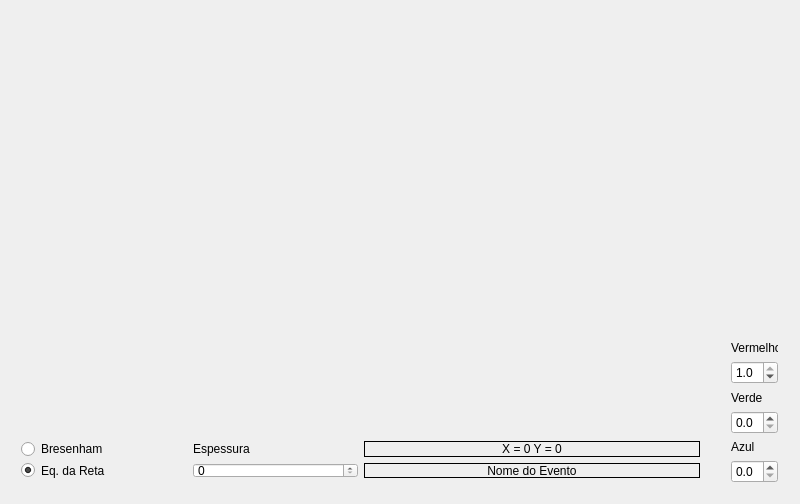
<?xml version="1.0" encoding="UTF-8"?>
<ui version="4.0">
 <class>MainWindow</class>
 <widget class="QMainWindow" name="MainWindow">
  <property name="geometry">
   <rect>
    <x>0</x>
    <y>0</y>
    <width>800</width>
    <height>504</height>
   </rect>
  </property>
  <property name="windowTitle">
   <string>MainWindow</string>
  </property>
  <widget class="QWidget" name="centralWidget">
   <widget class="GLPanel" name="glwidget" native="true">
    <property name="geometry">
     <rect>
      <x>10</x>
      <y>10</y>
      <width>700</width>
      <height>400</height>
     </rect>
    </property>
   </widget>
   <widget class="QWidget" name="layoutWidget">
    <property name="geometry">
     <rect>
      <x>10</x>
      <y>430</y>
      <width>701</width>
      <height>59</height>
     </rect>
    </property>
    <layout class="QGridLayout" name="gridLayout_2">
     <item row="0" column="0" rowspan="2">
      <layout class="QGridLayout" name="gridLayout">
       <item row="0" column="0">
        <widget class="QRadioButton" name="radioBresen">
         <property name="text">
          <string>Bresenham</string>
         </property>
        </widget>
       </item>
       <item row="0" column="1">
        <widget class="QLabel" name="lbEspessura">
         <property name="text">
          <string>Espessura</string>
         </property>
        </widget>
       </item>
       <item row="1" column="0">
        <widget class="QRadioButton" name="radioEqReta">
         <property name="text">
          <string>Eq. da Reta</string>
         </property>
         <property name="checked">
          <bool>true</bool>
         </property>
        </widget>
       </item>
       <item row="1" column="1">
        <widget class="QSpinBox" name="boxEsp"/>
       </item>
      </layout>
     </item>
     <item row="0" column="1">
      <widget class="QLabel" name="lbPosicao">
       <property name="frameShape">
        <enum>QFrame::Box</enum>
       </property>
       <property name="text">
        <string>X = 0 Y = 0</string>
       </property>
       <property name="textFormat">
        <enum>Qt::AutoText</enum>
       </property>
       <property name="alignment">
        <set>Qt::AlignCenter</set>
       </property>
      </widget>
     </item>
     <item row="1" column="1">
      <widget class="QLabel" name="lbEvento">
       <property name="frameShape">
        <enum>QFrame::Box</enum>
       </property>
       <property name="text">
        <string>Nome do Evento</string>
       </property>
       <property name="alignment">
        <set>Qt::AlignCenter</set>
       </property>
      </widget>
     </item>
    </layout>
   </widget>
   <widget class="QWidget" name="layoutWidget">
    <property name="geometry">
     <rect>
      <x>720</x>
      <y>330</y>
      <width>69</width>
      <height>164</height>
     </rect>
    </property>
    <layout class="QVBoxLayout" name="verticalLayout">
     <item>
      <widget class="QLabel" name="lbVermelho">
       <property name="text">
        <string>Vermelho</string>
       </property>
      </widget>
     </item>
     <item>
      <widget class="QDoubleSpinBox" name="boxRed">
       <property name="decimals">
        <number>1</number>
       </property>
       <property name="maximum">
        <double>1.000000000000000</double>
       </property>
       <property name="singleStep">
        <double>0.100000000000000</double>
       </property>
       <property name="value">
        <double>1.000000000000000</double>
       </property>
      </widget>
     </item>
     <item>
      <widget class="QLabel" name="lbVerde">
       <property name="text">
        <string>Verde</string>
       </property>
      </widget>
     </item>
     <item>
      <widget class="QDoubleSpinBox" name="boxGreen">
       <property name="decimals">
        <number>1</number>
       </property>
       <property name="maximum">
        <double>1.000000000000000</double>
       </property>
       <property name="singleStep">
        <double>0.100000000000000</double>
       </property>
      </widget>
     </item>
     <item>
      <widget class="QLabel" name="lbAzul">
       <property name="text">
        <string>Azul</string>
       </property>
      </widget>
     </item>
     <item>
      <widget class="QDoubleSpinBox" name="boxBlue">
       <property name="decimals">
        <number>1</number>
       </property>
       <property name="maximum">
        <double>1.000000000000000</double>
       </property>
       <property name="singleStep">
        <double>0.100000000000000</double>
       </property>
      </widget>
     </item>
    </layout>
   </widget>
   <zorder>layoutWidget</zorder>
   <zorder>glwidget</zorder>
   <zorder>layoutWidget</zorder>
  </widget>
 </widget>
 <layoutdefault spacing="6" margin="11"/>
 <customwidgets>
  <customwidget>
   <class>GLPanel</class>
   <extends>QWidget</extends>
   <header>GLPanel.h</header>
   <container>1</container>
  </customwidget>
 </customwidgets>
 <resources/>
 <connections/>
</ui>
